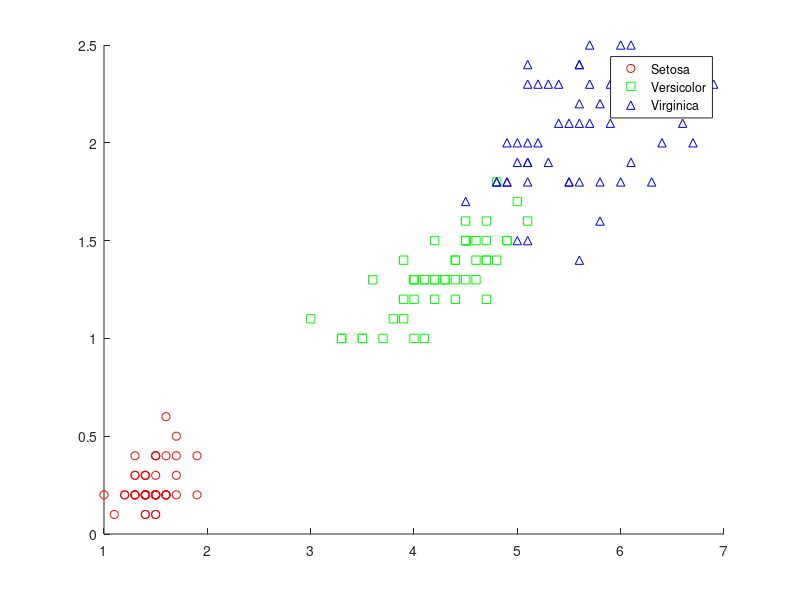

MATLAB code to generate this figure: (Note: this script raises an error after producing the figure.)
load fisheriris;
% extract two attributes
pl = meas(:,3); % petal length
pw = meas(:,4); % petal width
figure;
h1 = gscatter(pl, pw, species,'rgb','os^');
legend('Setosa','Versicolor','Virginica','Location','best')
hold on;
X = [pl,pw];
cls = ClassificationDiscriminant.fit(X,species,...
    'DiscrimType','quadratic');
% plot the classification boundaries
% retrieve the coefficients for the quadratic boundary between 
% the first and second class (setosa and versicolor).
c = cls.Coeffs(1,2).Const;
l = cls.Coeffs(1,2).Linear;
q = cls.Coeffs(1,2).Quadratic;

% plot the curve c + [x1,x2]*l + [x1,x2]*q*[x1,x2]' = 0:
f = @(x1,x2) c + l(1)*x1 + l(2)*x2 + q(1,1)*x1.^2 + ...
    (q(1,2)+q(2,1))*x1.*x2 + q(2,2)*x2.^2;
h2 = ezplot(f,[.9 7.1 0 1]);
set(h2, 'Color','k');
% retrieve the coefficients for the quadratic boundary between 
% the second and third class (versicolor and viriginica).
c = cls.Coeffs(2,3).Const;
l = cls.Coeffs(2,3).Linear;
q = cls.Coeffs(2,3).Quadratic;
% plot the curve c + [x1,x2]*l + [x1,x2]*q*[x1,x2]' = 0:
f = @(x1,x2) c + l(1)*x1 + l(2)*x2 + q(1,1)*x1.^2 + ...
    (q(1,2)+q(2,1))*x1.*x2 + q(2,2)*x2.^2;
h3 = ezplot(f,[.5 7 0 2.5]);
set(h3, 'Color','k');
xlabel('Petal length');
ylabel('Petal width');
axis([0.8 7 0 3])
title('');
